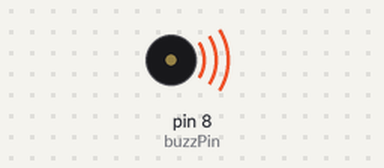
The sketch below on a simulated Arduino Uno, built with avr-gcc and run on an emulated ATmega328P. Shown: buzzer (waves = sounding).

Above: at 0.1 s.
Timing chart, 0 to 40.0 s (numbered marks = the images above):
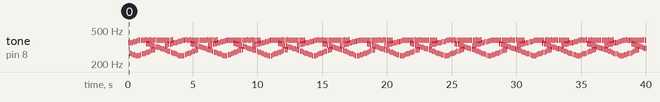

Measured:
- by itself, tone on pin 8 (buzzPin): plays 353 Hz for 0.08 s, 268 Hz for 0.04 s, 353 Hz for 0.08 s, 262 Hz for 0.04 s, 357 Hz for 0.08 s, 256 Hz for 0.04 s … (801 notes in this stretch)

The sketch:

sketch_sep13a.ino
```cpp
int buzzPin = 8;
int dt1 = 1;
int dt2 = 2;
int j;

void setup() {
  pinMode(buzzPin, OUTPUT);
}

void loop() {
  for (j=0; j<10; j++) {
    digitalWrite(buzzPin, HIGH);
    delay(dt1);
    digitalWrite(buzzPin, LOW);
    delay(dt1);
  }

  for (j=0; j<10; j++) {
    digitalWrite(buzzPin, HIGH);
    delay(dt2);
    digitalWrite(buzzPin, LOW);
    delay(dt2);
  }
}
```
